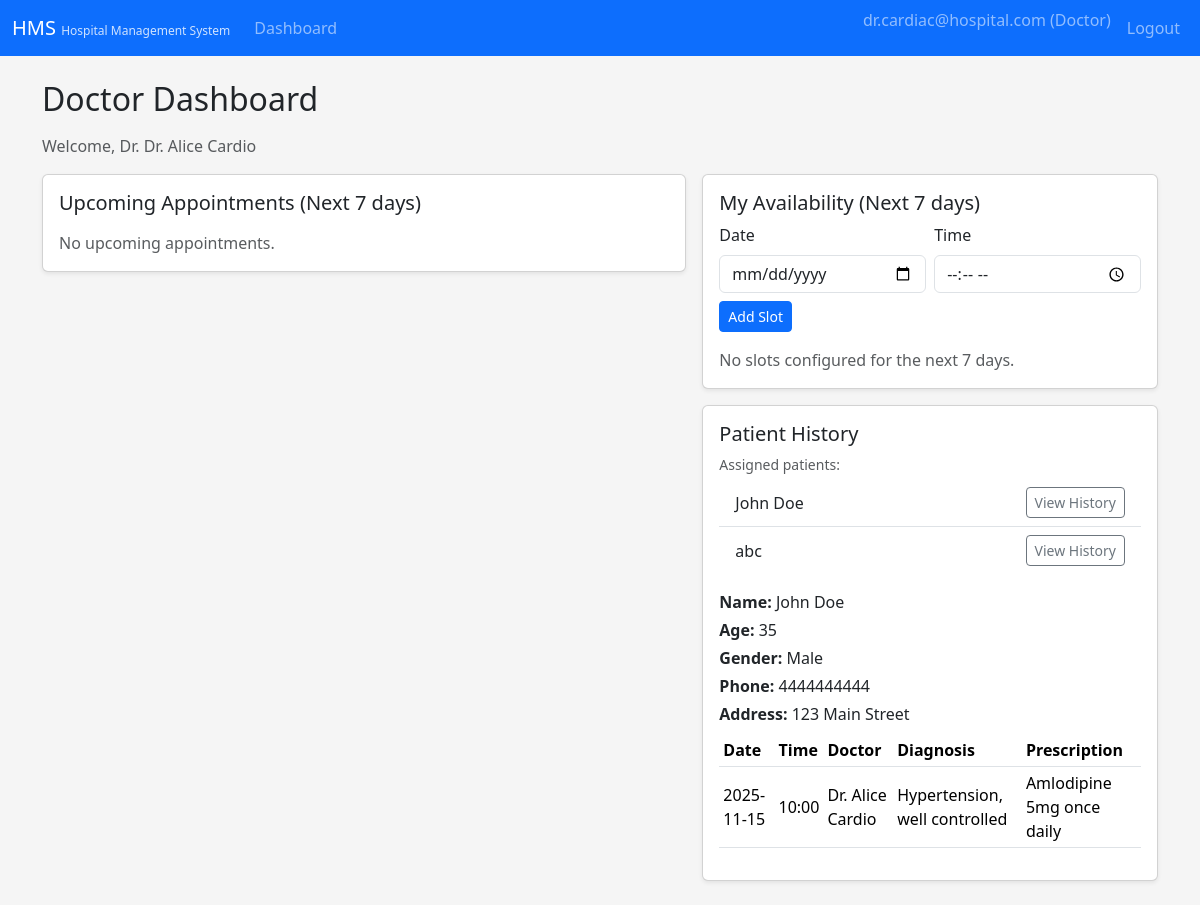
/doctor/dashboard?patient_id=2 (signed in), run on the app's committed database.
### tables this page shows
CREATE TABLE users (
    id INTEGER PRIMARY KEY AUTOINCREMENT,
    email TEXT NOT NULL UNIQUE,
    password_hash TEXT NOT NULL,
    role TEXT NOT NULL CHECK (role IN ('admin', 'doctor', 'patient')),
    status TEXT NOT NULL DEFAULT 'active' CHECK (status IN ('active', 'blacklisted'))
);

CREATE TABLE doctor_profiles (
    id INTEGER PRIMARY KEY AUTOINCREMENT,
    user_id INTEGER NOT NULL UNIQUE,
    department_id INTEGER,
    name TEXT NOT NULL,
    specialization TEXT,
    phone TEXT,
    bio TEXT,
    FOREIGN KEY (user_id) REFERENCES users (id) ON DELETE CASCADE,
    FOREIGN KEY (department_id) REFERENCES departments (id) ON DELETE SET NULL
);

CREATE TABLE patient_profiles (
    id INTEGER PRIMARY KEY AUTOINCREMENT,
    user_id INTEGER NOT NULL UNIQUE,
    name TEXT NOT NULL,
    age INTEGER,
    gender TEXT,
    phone TEXT,
    address TEXT,
    emergency_contact TEXT,
    FOREIGN KEY (user_id) REFERENCES users (id) ON DELETE CASCADE
);

CREATE TABLE treatments (
    id INTEGER PRIMARY KEY AUTOINCREMENT,
    appointment_id INTEGER NOT NULL UNIQUE,
    diagnosis TEXT,
    prescription TEXT,
    notes TEXT,
    FOREIGN KEY (appointment_id) REFERENCES appointments (id) ON DELETE CASCADE
);

CREATE TABLE appointments (
    id INTEGER PRIMARY KEY AUTOINCREMENT,
    patient_id INTEGER NOT NULL,
    doctor_id INTEGER NOT NULL,
    department_id INTEGER,
    date TEXT NOT NULL,         -- 'YYYY-MM-DD'
    time TEXT NOT NULL,         -- 'HH:MM'
    status TEXT NOT NULL DEFAULT 'Booked'
        CHECK (status IN ('Booked', 'Completed', 'Cancelled')),
    created_at TEXT NOT NULL,   -- ISO datetime string
    FOREIGN KEY (patient_id) REFERENCES patient_profiles (id) ON DELETE CASCADE,
    FOREIGN KEY (doctor_id) REFERENCES doctor_profiles (id) ON DELETE CASCADE,
    FOREIGN KEY (department_id) REFERENCES departments (id) ON DELETE SET NULL,
    UNIQUE (doctor_id, date, time)
);

### doctor_routes.py (the view, shortened to what this page needs)
    @app.route("/doctor/dashboard", methods=["GET", "POST"])
    @role_required("doctor")
    def doctor_dashboard():
        doctor = get_doctor_profile_for_current_user()
        if not doctor:
            flash("No doctor profile found. Contact admin.", "danger")
            return redirect(url_for("index"))
        conn = get_db()
        cur = conn.cursor()
        today = date.today()
        end_date = today + timedelta(days=7)
        today_str = today.isoformat()
        end_str = end_date.isoformat()
        cur.execute(
            """
            SELECT a.id,
                   a.date,
                   a.time,
                   a.status,
                   p.name AS patient_name,
                   t.diagnosis,
                   t.prescription,
                   t.notes
            FROM appointments a
            JOIN patient_profiles p ON a.patient_id = p.id
            LEFT JOIN treatments t ON t.appointment_id = a.id
            WHERE a.doctor_id = ?
              AND a.date >= ?
              AND a.date <= ?
            ORDER BY a.date, a.time
            """,
            (doctor["id"], today_str, end_str),
        )
        upcoming_appts = cur.fetchall()
        cur.execute(
            """
            SELECT DISTINCT p.id, p.name
            FROM appointments a
            JOIN patient_profiles p ON a.patient_id = p.id
            WHERE a.doctor_id = ?
            ORDER BY p.name
            """,
            (doctor["id"],),
        )
        patients = cur.fetchall()
        cur.execute(
            """
            SELECT id, date, time
            FROM doctor_availability
            WHERE doctor_id = ?
              AND date >= ?
              AND date <= ?
            ORDER BY date, time
            """,
            (doctor["id"], today_str, end_str),
        )
        slots = cur.fetchall()
        selected_patient = None
        history = []
        selected_patient_id = request.args.get("patient_id")
        if selected_patient_id:
            try:
                pid_int = int(selected_patient_id)
                cur.execute(
                    "SELECT * FROM patient_profiles WHERE id = ?",
                    (pid_int,),
                )
                selected_patient = cur.fetchone()
                if selected_patient:
                    cur.execute(
                        """
                        SELECT a.date,
                               a.time,
                               d.name AS doctor_name,
                               t.diagnosis,
                               t.prescription
                        FROM appointments a
                        JOIN doctor_profiles d ON a.doctor_id = d.id
                        LEFT JOIN treatments t ON t.appointment_id = a.id
                        WHERE a.patient_id = ?
                          AND a.status = 'Completed'
                        ORDER BY a.date DESC, a.time DESC
                        """,
                        (pid_int,),
                    )
                    history = cur.fetchall()
            except ValueError:
                selected_patient = None
                history = []
        conn.close()
        return render_template(
            "doctor/dashboard.html",
            doctor=doctor,
            upcoming_appts=upcoming_appts,
            patients=patients,
            slots=slots,
            selected_patient=selected_patient,
            history=history,
            selected_patient_id=selected_patient_id,
        )

### app.py (called while the page is built)
@login_manager.user_loader
def load_user(user_id):
    conn = get_db()
    cur = conn.cursor()
    cur.execute("SELECT * FROM users WHERE id = ?", (user_id,))
    row = cur.fetchone()
    conn.close()
    if row:
        return User(row)
    return None

### db.py (called while the page is built)
def get_db():
    conn = sqlite3.connect(
        DB_PATH,
        timeout=10.0,          # wait up to 10s for locks instead of failing immediately
        check_same_thread=False,  # allow multi-threaded access (Flask dev server)
    )
    conn.row_factory = sqlite3.Row  # access columns by name: row["email"]
    conn.execute("PRAGMA foreign_keys = ON;")
    conn.execute("PRAGMA journal_mode = WAL;")
    return conn

### security.py (called while the page is built)
def role_required(role):
    def decorator(view_func):
        @wraps(view_func)
        @login_required
        def wrapped(*args, **kwargs):
            if current_user.role != role:
                flash("You are not authorized to view this page.", "danger")
                return redirect(url_for("index"))
            if current_user.status != "active":
                flash("Your account is not active. Please contact hospital staff.", "warning")
                return redirect(url_for("logout"))
            return view_func(*args, **kwargs)
        return wrapped
    return decorator

def get_doctor_profile_for_current_user():
    conn = get_db()
    cur = conn.cursor()
    cur.execute("SELECT * FROM doctor_profiles WHERE user_id = ?", (current_user.id,))
    doc = cur.fetchone()
    conn.close()
    return doc

### templates/doctor/dashboard.html (shortened to what this page needs)
{% extends "base.html" %}
{% block content %}
<h2 class="mb-3">Doctor Dashboard</h2>
<p class="text-muted">Welcome, Dr. {{ doctor.name }}</p>
<div class="row g-3">
  <div class="col-lg-7">
    <div class="card shadow-sm mb-3">
      <div class="card-body">
        <h5 class="card-title">Upcoming Appointments (Next 7 days)</h5>
        {% if upcoming_appts %}
          <p class="small text-muted mb-2">
            You can update status and enter diagnosis/prescription directly from here.
          </p>
          <div class="table-responsive">
            <table class="table table-sm align-middle">
              <thead>
                <tr>
                  <th>Date</th>
                  <th>Time</th>
                  <th>Patient</th>
                  <th>Status</th>
                  <th>Diagnosis</th>
                  <th>Prescription</th>
                  <th>Notes</th>
                  <th></th>
                </tr>
              </thead>
              <tbody>
                {% for a in upcoming_appts %}
                  <tr>
                    <form method="post">
                      <input type="hidden" name="action" value="update_appointment">
                      <input type="hidden" name="appointment_id" value="{{ a.id }}">
                      <td>{{ a.date }}</td>
                      <td>{{ a.time }}</td>
                      <td>{{ a.patient_name }}</td>
                      <td style="min-width: 120px;">
                        <select name="status" class="form-select form-select-sm">
                          <option value="Booked" {% if a.status == 'Booked' %}selected{% endif %}>Booked</option>
                          <option value="Completed" {% if a.status == 'Completed' %}selected{% endif %}>Completed</option>
                          <option value="Cancelled" {% if a.status == 'Cancelled' %}selected{% endif %}>Cancelled</option>
                        </select>
                      </td>
                      <td style="min-width: 160px;">
                        <textarea name="diagnosis" class="form-control form-control-sm" rows="2">{{ a.diagnosis or '' }}</textarea>
                      </td>
                      <td style="min-width: 160px;">
                        <textarea name="prescription" class="form-control form-control-sm" rows="2">{{ a.prescription or '' }}</textarea>
                      </td>
                      <td style="min-width: 160px;">
                        <textarea name="notes" class="form-control form-control-sm" rows="2">{{ a.notes or '' }}</textarea>
                      </td>
                      <td>
                        <button type="submit" class="btn btn-sm btn-primary">
                          Save
                        </button>
                      </td>
                    </form>
                  </tr>
                {% endfor %}
              </tbody>
            </table>
          </div>
        {% else %}
          <p class="mt-3 mb-0 text-muted">No upcoming appointments.</p>
        {% endif %}
      </div>
    </div>
  </div>
  <div class="col-lg-5">
    <div class="card shadow-sm mb-3">
      <div class="card-body">
        <h5 class="card-title">My Availability (Next 7 days)</h5>
        <form method="post" class="row g-2 mb-3">
          <div class="col-md-6">
            <label class="form-label">Date</label>
            <input type="date" name="date" class="form-control" required>
          </div>
          <div class="col-md-6">
            <label class="form-label">Time</label>
            <input type="time" name="time" class="form-control" required>
          </div>
          <div class="col-12 mt-2">
            <button type="submit" class="btn btn-primary btn-sm">Add Slot</button>
          </div>
        </form>
        {% if slots %}
          <div class="table-responsive">
            <table class="table table-sm align-middle">
              <thead>
                <tr>
                  <th>Date</th>
                  <th>Time</th>
                </tr>
              </thead>
              <tbody>
                {% for s in slots %}
                  <tr>
                    <td>{{ s.date }}</td>
                    <td>{{ s.time }}</td>
                  </tr>
                {% endfor %}
              </tbody>
            </table>
          </div>
        {% else %}
          <p class="mt-2 mb-0 text-muted">No slots configured for the next 7 days.</p>
        {% endif %}
      </div>
    </div>
    <div class="card shadow-sm">
      <div class="card-body">
        <h5 class="card-title">Patient History</h5>
        {% if patients %}
          <p class="small text-muted mb-1">Assigned patients:</p>
          <ul class="list-group list-group-flush mb-3">
            {% for p in patients %}
              <li class="list-group-item d-flex justify-content-between align-items-center">
                {{ p.name }}
                <a href="{{ url_for('doctor_dashboard', patient_id=p.id) }}"
                   class="btn btn-sm btn-outline-secondary">
                  View History
                </a>
              </li>
            {% endfor %}
          </ul>
        {% else %}
          <p class="mt-2 mb-3 text-muted">No patients assigned yet.</p>
        {% endif %}
        {% if selected_patient %}
          <div class="mb-2">
            <p class="mb-1"><strong>Name:</strong> {{ selected_patient.name }}</p>
            <p class="mb-1"><strong>Age:</strong> {{ selected_patient.age or '-' }}</p>
            <p class="mb-1"><strong>Gender:</strong> {{ selected_patient.gender or '-' }}</p>
            <p class="mb-1"><strong>Phone:</strong> {{ selected_patient.phone or '-' }}</p>
            <p class="mb-0"><strong>Address:</strong> {{ selected_patient.address or '-' }}</p>
          </div>
          {% if history %}
            <div class="table-responsive">
              <table class="table table-sm align-middle">
                <thead>
                  <tr>
                    <th>Date</th>
                    <th>Time</th>
                    <th>Doctor</th>
                    <th>Diagnosis</th>
                    <th>Prescription</th>
                  </tr>
                </thead>
                <tbody>
                  {% for h in history %}
                    <tr>
                      <td>{{ h.date }}</td>
                      <td>{{ h.time }}</td>
                      <td>{{ h.doctor_name }}</td>
                      <td>{{ h.diagnosis or '-' }}</td>
                      <td>{{ h.prescription or '-' }}</td>
                    </tr>
                  {% endfor %}
                </tbody>
              </table>
            </div>
          {% else %}
            <p class="mt-2 mb-0 text-muted">
              No completed appointments found for this patient.
            </p>
          {% endif %}
        {% else %}
          <p class="mt-2 mb-0 text-muted">Select a patient from the list above to view history.</p>
        {% endif %}
      </div>
    </div>
  </div>
</div>
{% endblock %}

### templates/base.html (shortened to what this page needs)
<!doctype html>
<html lang="en">
<head>
  <link
    href="https://cdn.jsdelivr.net/npm/bootstrap@5.3.3/dist/css/bootstrap.min.css"
    rel="stylesheet"
  >
</head>
<body>
<nav class="navbar navbar-expand-lg navbar-dark bg-primary">
  <div class="container-fluid">
    <a class="navbar-brand" href="{{ url_for('index') }}">
      HMS
      <span class="small d-none d-sm-inline">Hospital Management System</span>
    </a>
    <div class="collapse navbar-collapse" id="navbarContent">
      <ul class="navbar-nav me-auto mb-2 mb-lg-0">
        {% if current_user.is_authenticated %}
              {% if current_user.role == 'admin' %}
            <li class="nav-item">
              <a class="nav-link" href="{{ url_for('admin_dashboard') }}">Dashboard</a>
            </li>
          {% elif current_user.role == 'doctor' %}
            <li class="nav-item">
              <a class="nav-link" href="{{ url_for('doctor_dashboard') }}">Dashboard</a>
            </li>
          {% endif %}
        {% endif %}
      </ul>
      <ul class="navbar-nav ms-auto">
        {% if current_user.is_authenticated %}
          <li class="nav-item">
            <span class="navbar-text me-2">
              {{ current_user.email }} ({{ current_user.role|capitalize }})
            </span>
          </li>
          <li class="nav-item">
            <a class="nav-link" href="{{ url_for('logout') }}">Logout</a>
          </li>
        {% else %}
          <li class="nav-item">
            <a class="nav-link" href="{{ url_for('login') }}">Login</a>
          </li>
        {% endif %}
      </ul>
    </div>
  </div>
</nav>
<main class="container py-4">
  {% block content %}{% endblock %}
</main>
</body>
</html>

### templates/base.html (style rules this page uses)
body { background-color: #f5f5f5; }
.navbar-brand span.small { font-size: 0.75rem; opacity: 0.8; }

### data on the page
users: email "dr.cardiac@hospital.com", role "Doctor"
doctor_profiles: name "Dr. Alice Cardio"
patient_profiles: name "John Doe", age "35", gender "Male", phone "4444444444", address "123 Main Street"
patient_profiles: name "abc"
treatments: date "2025-11-15", time "10:00", doctor_name "Dr. Alice Cardio", diagnosis "Hypertension, well controlled", prescription "Amlodipine 5mg once daily"
